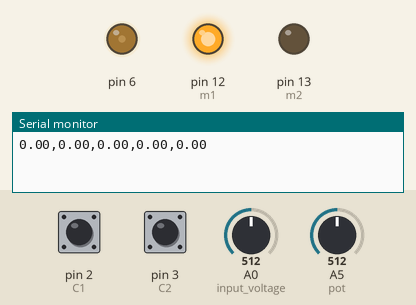
Bench run of a sketch on a simulated Arduino Uno, built with avr-gcc and run on an emulated ATmega328P. On the bench: output pins drawn as LEDs (lit = HIGH), the last lines printed to the serial monitor. The inputs (shaded band) are chosen by the test bench; at power-on: A5 (pot) = 512, pin 2 (C1) HIGH, pin 3 (C2) HIGH, A0 (input_voltage) = 512.

Above: at 1.2 s.
1.3 s: A5 (pot) set to 716
At 2.0 s:
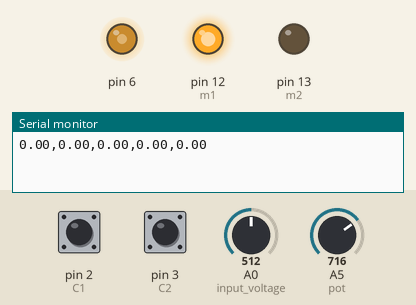
2.8 s: A5 (pot) set to 900
At 3.2 s:
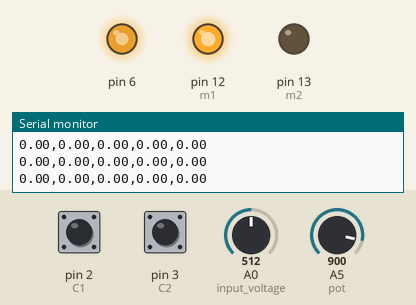
4.3 s: A5 (pot) set to 0
At 5.5 s:
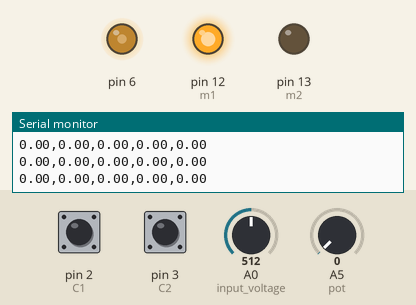
5.8 s: A5 (pot) set to 511
At 6.6 s:
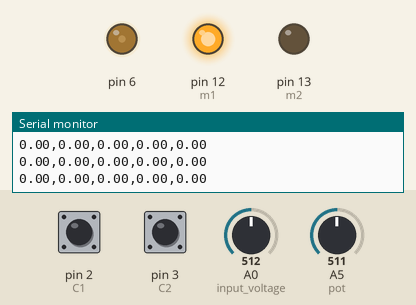
Timing chart, 0 to 8.3 s (numbered marks = the images above; inputs shaded):
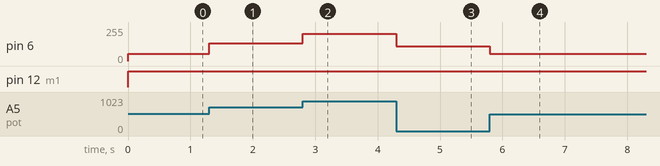

Measured:
- after the input at 1.3 s, pin 6: 55/255 → 135/255 at once
- after the input at 2.8 s, pin 6: 135/255 → 206/255 at once
- after the input at 4.3 s, pin 6: 206/255 → 112/255 at once
- after the input at 5.8 s, pin 6: 112/255 → 55/255 at once

The sketch:

Zarv_arduino_code.ino
```cpp
#include<SoftwareSerial.h>

// SoftwareSerial bluetooth(9,10);

const int C1 = 2;
const int C2 = 3;
const int vcc_voltage = 8;
const int m1 = 12;
const int m2 = 13;
const int input_voltage = A0;
//const int blue_gnd = 10;
//const int blue_vcc = 9;
const int pot = A5;

// Floats for ADC voltage & Input voltage
float adc_voltage = 0.0;
float in_voltage = 0.0;

// Floats for resistor values in divider (in ohms)
float R1 = 30000.0;
float R2 = 7500.0;

double power = 0;
double dist = 0;
double cc = 0;
long elapsed_time = 0;

// Float for Reference Voltage
float ref_voltage = 5.0;

// Integer for ADC value
int adc_value = 0;

volatile unsigned int pulseCount = 0;
unsigned long lastTime = 0;
const unsigned long interval = 1000;
float rpm = 0;

const int pulsesPerRevolution = 20;

void countPulses() {
  pulseCount++;
}

void setup() {
  Serial.begin(9600);
  pinMode(C1, INPUT_PULLUP); // Set C1 pin as input with pull-up resistor
  pinMode(C2, INPUT_PULLUP); // Set C2 pin as input with pull-up resistor
  pinMode(vcc_voltage, OUTPUT);
  pinMode(m1, OUTPUT);
  pinMode(m2, OUTPUT);
  pinMode(input_voltage, INPUT);
//  pinMode(blue_vcc, OUTPUT);
//  pinMode(blue_gnd, OUTPUT);
  pinMode(pot, INPUT);

//  digitalWrite(vcc_voltage, HIGH);

  //bluetooth.begin(9600);

  attachInterrupt(digitalPinToInterrupt(C1), countPulses, RISING); // Trigger on rising edge of C1
  attachInterrupt(digitalPinToInterrupt(C2), countPulses, RISING); // Trigger on rising edge of C2
}

void loop() {
  unsigned long currentTime = millis();

  digitalWrite(m1, HIGH);
  digitalWrite(m2, LOW);
  analogWrite(6, map(analogRead(pot), 370, 1023, 0, 255));

  if (currentTime - lastTime >= interval) {
    noInterrupts();
    unsigned int pulses = pulseCount;
    pulseCount = 0;
    interrupts();

    rpm = (pulses * 60.0) / pulsesPerRevolution; // RPM formula

     // Read the Analog Input
    adc_value = analogRead(input_voltage);
//    Serial.println(adc_value);

    // Determine voltage at ADC input
    adc_voltage  = (adc_value * ref_voltage) / 1024.0;

    // Calculate voltage at divider input
    in_voltage = adc_voltage*(R1+R2)/R2;
    in_voltage = (10.67 / 17.45) * (0.124344 * (rpm / 64));

    // Print results to Serial Monitor to 2 decimal places
//    Serial.print("Input Voltage = ");
//    Serial.print(in_voltage, 2);
//    Serial.print("V      ");
    if (in_voltage != 0) {
      dist = dist + ((0.124344 * (rpm / 64)) / 3600);
      power = (power + (in_voltage * in_voltage * 0.03));
      elapsed_time++;
      cc = cc + (0.001114 * dist);
    } else {
      elapsed_time = 0;
    }
    String s = String(0.124344 * (rpm / 64)) + "," + String(in_voltage) + "," + String(in_voltage * 0.03) + "," + String(power) + "," + String(cc);

      Serial.println(s);

//    Serial.print("Input Current = ");
//    Serial.print(in_voltage * 0.03);
//    Serial.print("A      ");
//
//    Serial.print("Power Consumed = ");
//    Serial.print((in_voltage * in_voltage * 0.03 * 60 * 60) / 1000);
//    Serial.print("kWh      ");
//
//    Serial.print("RPM: ");
//    Serial.print(rpm / 64);
//    Serial.print("      ");
//
//    Serial.print("Speed: ");
//    Serial.print(0.124344 * (rpm / 64));
//    Serial.println("Kph     ");

    lastTime = currentTime;
  }
}
```
